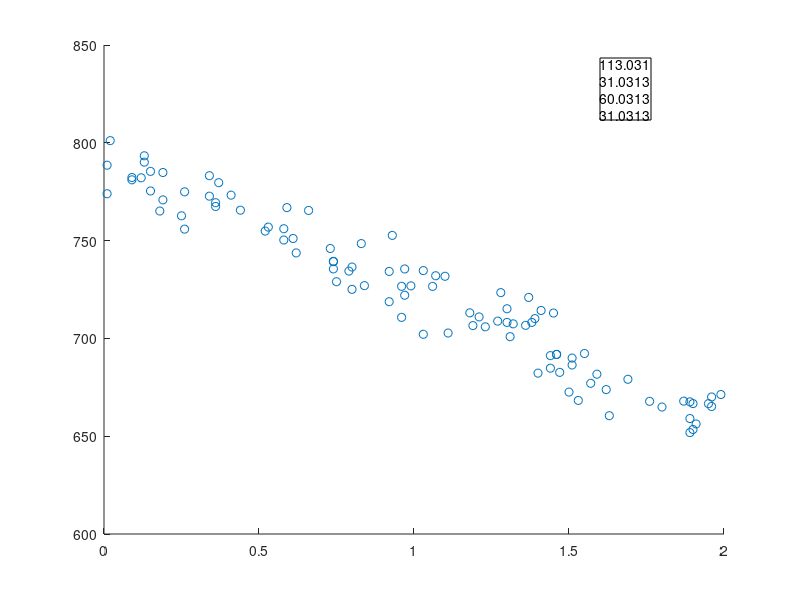
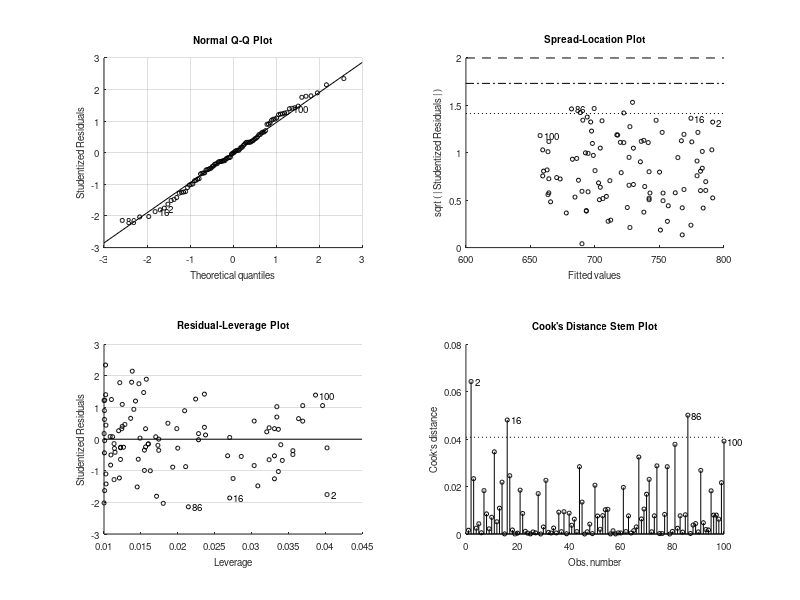

Recreate these plots in MATLAB, in order. (Note: this script raises an error after producing the figures.)
% Vasia Zarkadoula
% Data Analysis 2020
% Chapter 5 Excerise 4
% Linear regression model , confidence intervals

clc;
clear;

lightair = importdata('lightair.dat');
x = lightair(:,1);
y = lightair(:,2);

% a) scatter plot and Correlation coefficient

r = corrcoef(x,y); 
r = r(1,2);
figure(1)
scatter(x,y);   
annotation('textbox', [0.75, 0.8, 0.1, 0.1], 'String', "r = " + r)

%--------------------------------------------------------------------------

% b) linear regression model (Least Square Method), 95% CI of regression
% coefficients

linearModel = fitlm(x,y); 
b = linearModel.Coefficients.Estimate;
ci = coefCI(linearModel);          
fprintf('bo = %2.3f  -  CI of bo = [%2.3f %2.3f] \n',b(1),ci(1,:));
fprintf('b1 = %2.3f  -  CI of b1 = [%2.3f %2.3f] \n',b(2),ci(2,:));

%--------------------------------------------------------------------------

% c) scatter plot, linear regression line, CIs for mean y and an 
% observation of y, prediction for x0 = 1.29 

[yhat1,ypredCI] = predict(linearModel, x, 'Prediction', 'curve'); 
[yhat2,yobservCI] = predict(linearModel, x, 'Prediction', 'observation');

figure(2)
plot(x,y,'o',x,yhat2,'x')
legend('Data','Predictions')

figure(3)
scatter(x,y);
h = lsline;              
h.Color = 'r';
hold on;
plot(x,ypredCI,'--')
hold on;
plot(x,yobservCI,'-.')

x0 = 1.29;
[yhat,yhatCI] = predict(linearModel, x0, 'Prediction', 'curve');
[~,yobserVCI] = predict(linearModel, x0, 'Prediction', 'observation');
hold on;
plot(x0 , yhat,'x','MarkerSize',7,'MarkerEdgeColor','black');
hold on;
plot(x0, yhatCI,'*','MarkerSize',4,'MarkerEdgeColor','magenta');
hold on;
plot(x0, yobserVCI,'s','MarkerSize',7,'MarkerEdgeColor','red');
hold off

%--------------------------------------------------------------------------

% Real regression
figure(4)
Xones = [ones(length(x),1) x];
breal = zeros(2,1);
breal(1) = 299792.458;
breal(2) = -299792.458*0.00029/1.29;
realRegression = Xones*breal - 299000;
plot(x,realRegression,'LineWidth',2,'LineStyle','-','Color','r')

if breal(1)>ci(1,1) && breal(1)<ci(1,2)
    fprintf('Real bo accepted\n');
else
    fprintf('Real bo not accepted\n');
end

if breal(2)>ci(2,1) && breal(2)<ci(2,2)
    fprintf('Real b1 accepted\n');
else
    fprintf('Real b1 not accepted\n');
end

counter = 0;
M = length(realRegression);
for i = 1:M
    if realRegression(i)>ypredCI(i,1) && realRegression(i)<ypredCI(i,2)
        counter = counter +1;
    end
end

fprintf('Real y values are inside the confidence intervals: %0.2f%%',(counter/M)*100)


